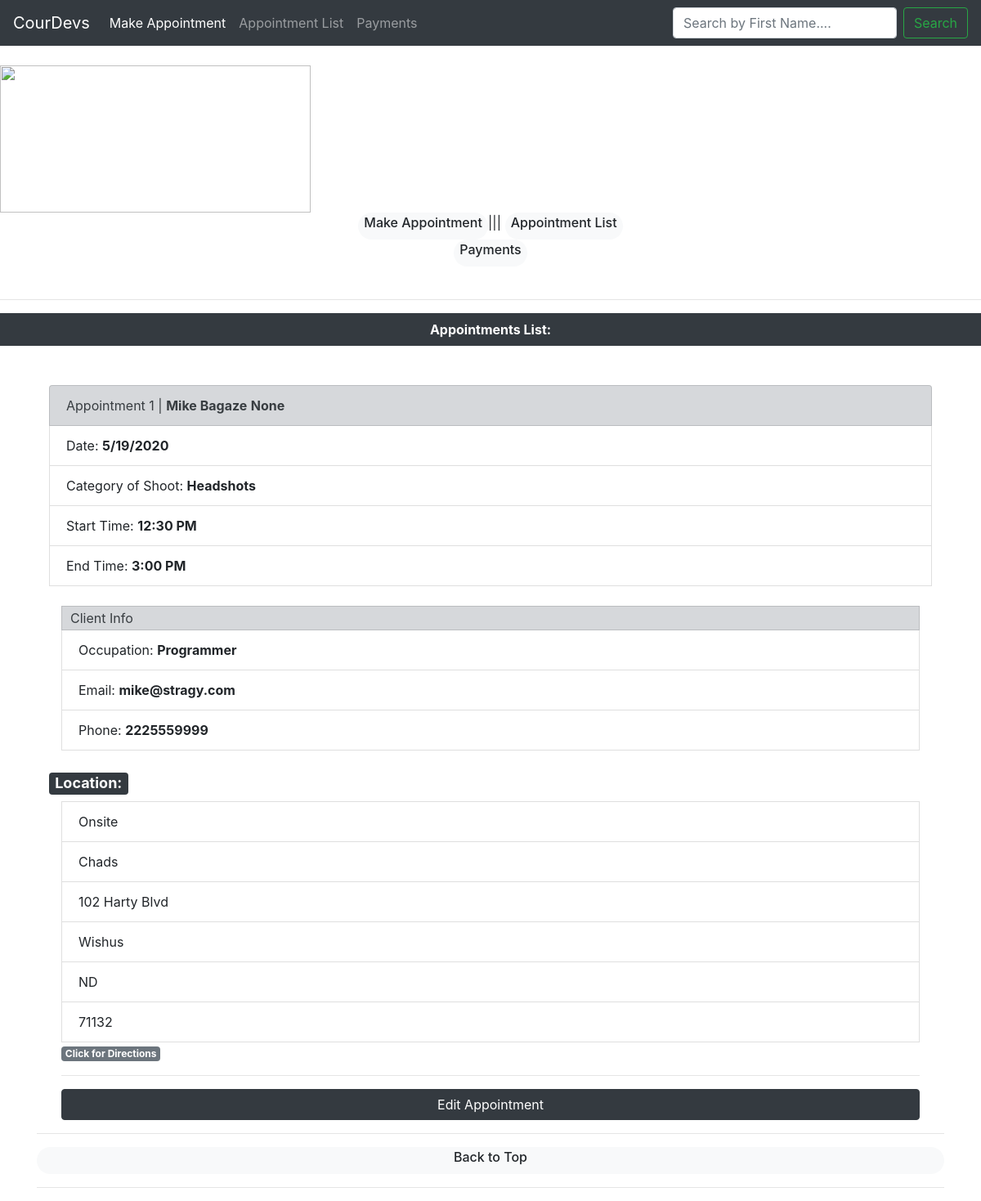
Page /list/ on the committed database.
### marystuffs/models.py (models this page shows, shortened)
class Appointment(models.Model):
	name = models.CharField(max_length=200)
	last = models.CharField(max_length=200, blank=True, null=True)
	email = models.EmailField(max_length=200)
	phone = models.CharField(max_length=15)
	occupation = models.CharField(max_length=200)
	category = models.CharField(max_length=200)
	date = models.CharField(max_length=200)
	start = models.CharField(max_length=200)
	end = models.CharField(max_length=200)
	location = models.CharField(max_length=200)
	loc_name = models.CharField(max_length=200, blank=True, null=True)
	address = models.CharField(max_length=200, blank=True, null=True)
	city = models.CharField(max_length=200, blank=True, null=True)
	state = models.CharField(max_length=200, blank=True, null=True)
	zipcode = models.CharField(max_length=200, blank=True, null=True)

### marystuffs/views.py (the view)
# urls.py: path('list/', views.list, name='list'),
def list(request):
	all_appointments = Appointment.objects.all
	search_name = ""
	if 'search' in request.GET:
		search_name = request.GET['search']
		all_appointments = Appointment.objects.filter(name=search_name) #Add the Startswith
	return render(request, "list.html", {'all_appointments': all_appointments, 'search_name': search_name})

### marystuffs/templates/list.html (shortened to what this page needs)
{% extends 'base.html' %}
{% block content %}
<br>
<hr>
	<div class="center">
	<span class="d-block p-2 bg-dark text-white"><strong>Appointments List:</strong></span>
	</div>
	<br>
	<br>
		<div class="container">
			{% if all_appointments %}
				{% for info in all_appointments %}
					<div class="col-sm">
						<ul class="list-group">
								<li class="list-group-item list-group-item-secondary">Appointment {{ forloop.counter}} | <b>{{ info.name}}</b> <b>{{ info.last }}</b></li>
								<li class="list-group-item">Date: <strong>{{ info.date }}</strong></li>
								<li class="list-group-item">Category of Shoot: <strong>{{ info.category }}</strong></li>
								<li class="list-group-item">Start Time: <strong>{{ info.start}}</strong></li>
								<li class="list-group-item">End Time: <strong>{{ info.end }}</strong></li>
								<br>
								<div class="col-sm">
									<li class="list-group-item list-group-item-secondary lower">Client Info</li>
									<li class="list-group-item">Occupation: <strong>{{ info.occupation }}</strong></li>
									<li class="list-group-item">Email: <strong>{{ info.email }}</strong></li>
									<li class="list-group-item">Phone: <strong>{{ info.phone }}</strong></li>
								</div>
							<br>
							<div class="container">
								<div class="row">
								<h4><span class="badge badge-dark">Location:</span></h4>
								</div>
								<div class="append">
									<li class="list-group-item color hide map">{{ info.location }}</li>
									<li class="list-group-item go">{{ info.loc_name }}</li>
									<li class="list-group-item go">{{ info.address }}</li>
									<li class="list-group-item go">{{ info.city }}</li>
									<li class="list-group-item go">{{ info.state }}</li>
									<li class="list-group-item go">{{ info.zipcode }}</li>
									<a href="https://www.google.com/maps/dir/40+West+Howard+Street+Pontiac+MI+48342/{{ info.address }}+{{ info.city }}+{{ info.state }}+{{ info.zipcode }}" target="_blank" class="badge badge-secondary mappy">Click for Directions</a>
								</div>
								<hr>
								<a href="{% url 'edit' info.id %}" class="btn btn-block btn-dark">Edit Appointment</a>
							</div>
						</ul>
					</div>
					<hr>
					<a href="{% url 'list' %}" class="badge badge-pill badge-light centro"><h6>Back to Top</h6></a>
					<hr>
				{% endfor %}
			{% endif %}
</div>
{% endblock %}

### marystuffs/templates/base.html (shortened to what this page needs)
<!doctype html>
<html lang="en">
  <head>
    <link rel="stylesheet" href="https://stackpath.bootstrapcdn.com/bootstrap/4.5.0/css/bootstrap.min.css">
  </head>
  <body>
  	<nav class="navbar navbar-expand-lg navbar-dark bg-dark">
		  <a class="navbar-brand" href="#">CourDevs</a>
		  <div class="collapse navbar-collapse" id="navbarSupportedContent">
		    <ul class="navbar-nav mr-auto">
		      <li class="nav-item active">
		        <a class="nav-link" href="{% url 'home' %}">Make Appointment <span class="sr-only">(current)</span></a>
		      </li>
		      <li class="nav-item">
		        <a class="nav-link" href="{% url 'list' %}">Appointment List</a>
		      </li>
		      <li class="nav-item">
		        <a class="nav-link" href="https://www.paypal.com/">Payments</a>
		      </li>
		    </ul>
		    <form id="searchform" method="get" accept-charset="utf-8" class="form-inline my-2 my-lg-0" role="search">
		       <input class="form-control mr-sm-2"
			      type="text"
			      placeholder="Search by First Name...."
			      aria-label="Search"
			      name="search">
		      <button class="btn btn-outline-success my-2 my-sm-0 searchbutton" type="submit">Search</button>
		    </form>
		  </div>
	</nav>
	<br>
	<a href="https://marydupriestudio.com/" target="_blank"><img src="https://marydupriestudio.com/wordpress/wp-content/uploads/2020/02/name.logo_.300-1.jpg" height="180" width="380" /></a>
	<br>
 	<div class="center">
 		<a href="{% url 'home' %}" class="badge badge-pill badge-light"><h6>Make Appointment</h6></a>|||
 		 <a href="{% url 'list' %}" class="badge badge-pill badge-light"><h6>Appointment List</h6></a><br>
		<a href="https://www.paypal.com/" target="_blank" class="badge badge-pill badge-light"><h6>Payments</h6></a>
	</div>
			{% block content %}
			{% endblock %}
  </body>
</html>

### marystuffs/templates/base.html (style rules this page uses)
.center { margin: auto; width: 100%; text-align: center; }

### marystuffs/templates/list.html (style rules this page uses)
.center { text-align: center; }
.lower { padding: 2px 10px }
.centro { margin: auto; width: 100%; text-align: center; }

### rows in the picture
Appointment: name "Mike Bagaze", last "None", date "5/19/2020", category "Headshots", start "12:30 PM", end "3:00 PM", occupation "Programmer", email "mike@stragy.com", phone "2225559999", location "Onsite", loc_name "Chads", address "102 Harty Blvd", city "Wishus", state "ND", zipcode "71132"
